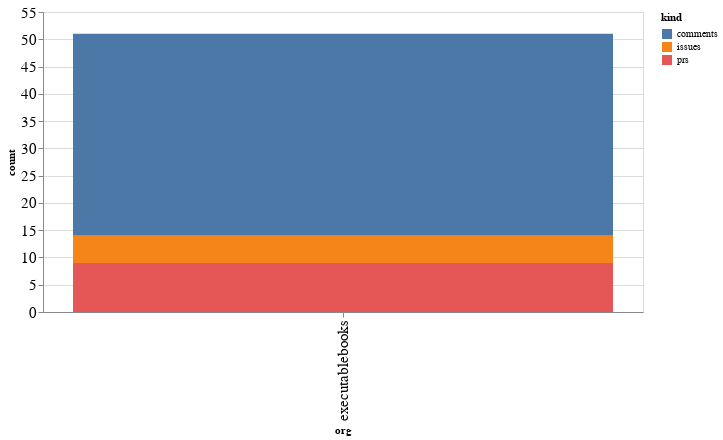

The cell this chart's notebook holds for it:
### Code cell
alt.Chart(org_summaries, width=600).mark_bar().encode(
    x='org',
    y='count',
    color='kind',
    tooltip="org"
)

### Figure 1 — Vega-Lite specification as saved in the notebook (floating-point values rounded to 4 significant figures)
{"config": {"axisLeft": {"labelFontSize": 15}, "axisBottom": {"labelFontSize": 15}}, "data": {"name": "data-70a41d0c47f7f9ccc868fcfd183984e9"}, "mark": "bar", "encoding": {"color": {"type": "nominal", "field": "kind"}, "tooltip": {"type": "nominal", "field": "org"}, "x": {"type": "nominal", "field": "org"}, "y": {"type": "quantitative", "field": "count"}}, "width": 600, "$schema": "https://vega.github.io/schema/vega-lite/v4.8.1.json", "datasets": {"data-70a41d0c47f7f9ccc868fcfd183984e9": [{"org": "executablebooks", "kind": "comments", "count": 37}, {"org": "executablebooks", "kind": "issues", "count": 5}, {"org": "executablebooks", "kind": "prs", "count": 9}]}}
